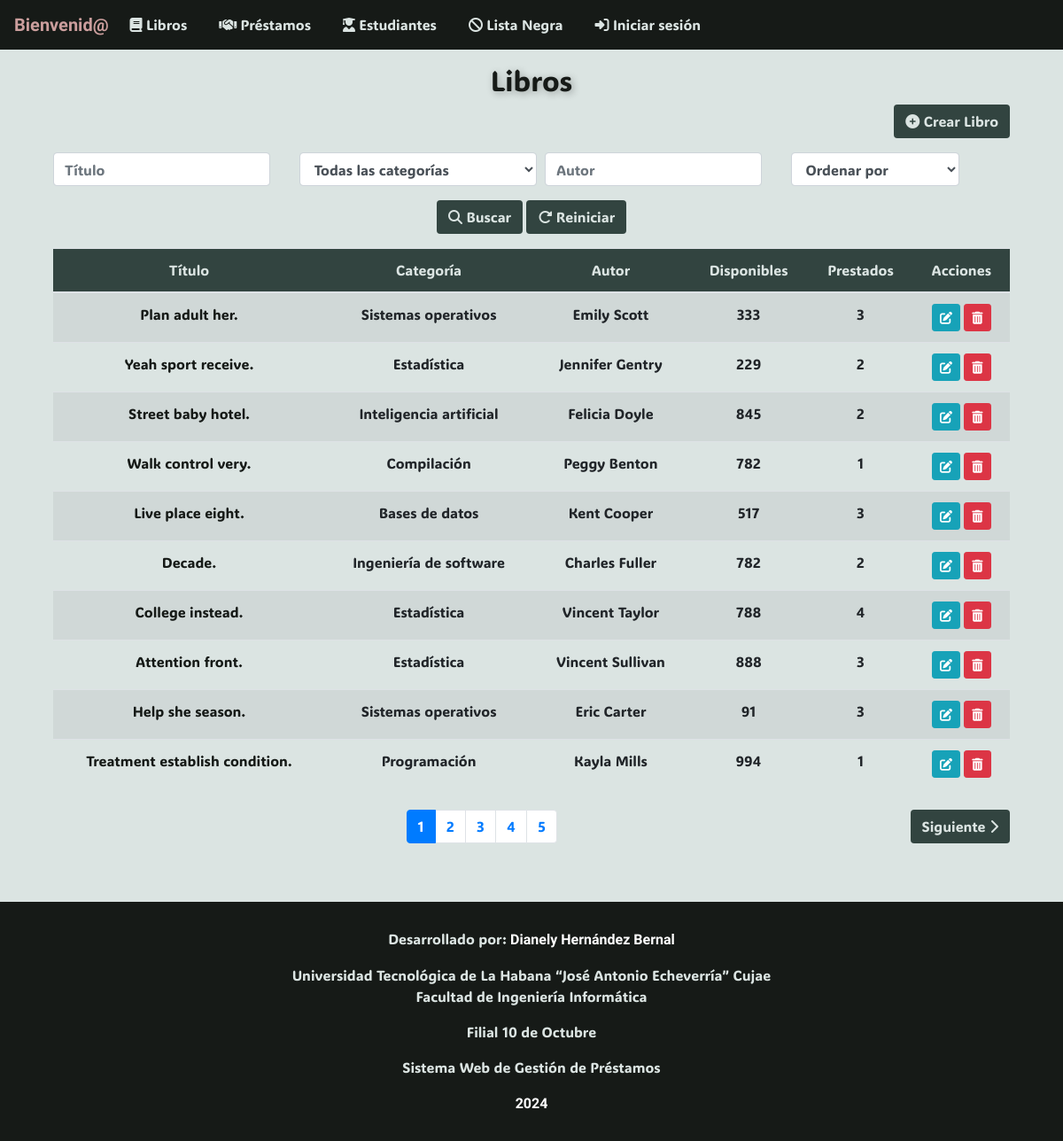
The app's page /, older data.
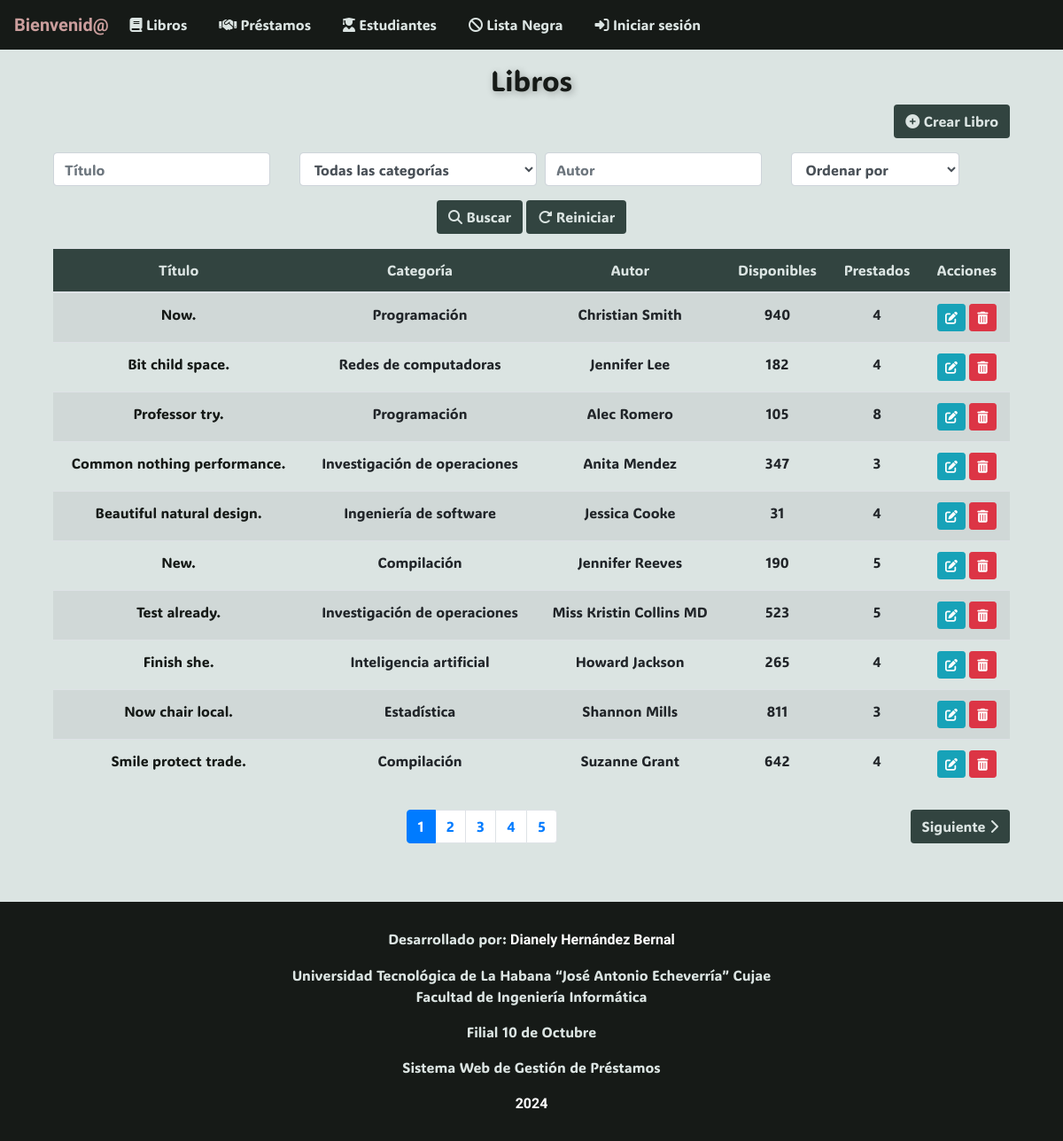
The same page, newer data.
### app/models.py (models this page shows, shortened)
class Libro(models.Model):
    titulo = models.CharField(max_length=30)
    categoria = models.CharField(max_length=30, choices=LIBRO_CATEGORIA)
    cantidad_disponible = models.IntegerField()
    cantidad_prestada = models.IntegerField()
    autor = models.CharField(max_length=30)
    editorial = models.CharField(max_length=30)
    descripcion = models.TextField()

### app/views.py (the view)
# urls.py: path("", LibroListView.as_view(), name="index"),
class LibroListView(ListView):
    model = Libro
    template_name = "libro_list.html"
    context_object_name = "libros"
    def get_queryset(self):
        queryset = Libro.objects.all()
        titulo = self.request.GET.get("buscar_titulo", "")
        if titulo:
            queryset = queryset.filter(titulo__icontains=titulo)
        categoria = self.request.GET.get("categoria", "")
        if categoria:
            queryset = queryset.filter(categoria=categoria)
        autor = self.request.GET.get("buscar_autor", "")
        if autor:
            queryset = queryset.filter(autor__icontains=autor)
        orden = self.request.GET.get("ordenar_por", "")
        if orden:
            queryset = queryset.order_by(orden)
        return queryset
    def get_context_data(self, **kwargs):
        context = super().get_context_data(**kwargs)
        libros = self.get_queryset()
        context["cantidad"] = len(libros)
        paginator = Paginator(libros, 10)
        page = self.request.GET.get("page")
        libros = paginator.get_page(page)
        context["libros"] = libros
        context["LIBRO_CATEGORIA"] = LIBRO_CATEGORIA
        return context

### app/templates/app/libro_list.html (shortened to what this page needs)
{% extends 'app/base.html' %}
{% block content %}
<div class="container mt-3">
    <h2 class="text-center display-5" style="animation: pulse 1.5s 1; text-shadow: 2px 2px 8px rgba(0, 0, 0, 0.3);">
        Libros
    </h2>
    <div class="text-right mb-3">
        <a href="{% url 'libro-create' %}" class="btn btn-color">
            <i class="fas fa-plus-circle"></i> Crear Libro
        </a>
    </div>
    <form method="GET" class="form-inline mb-3">
        <div class="row">
            <div class="col-md-3">
                <input type="text" name="buscar_titulo" class="form-control" placeholder="Título" value="{{ request.GET.buscar_titulo }}">
            </div>
            <div class="col-md-3">
                <select name="categoria" class="form-control">
                    <option value="">Todas las categorías</option>
                </select>
            </div>
            <div class="col-md-3">
                <input type="text" name="buscar_autor" class="form-control" placeholder="Autor" value="{{ request.GET.buscar_autor }}">
            </div>
            <div class="col-md-3">
                <select name="ordenar_por" class="form-control">
                    <option value="">Ordenar por</option>
                </select>
            </div>
            <div class="col-md-12 text-center mt-3">
                <button type="submit" class="btn btn-color">
                    <i class="fas fa-search"></i> Buscar
                </button>
                <a href="{% url 'libro-list' %}" class="btn btn-color">
                    <i class="fas fa-redo-alt"></i> Reiniciar
                </a>
            </div>
        </div>
    </form>
    <table class="table table-striped text-center">
        <thead class="secondary-color">
            <tr>
                <th scope="col">Título</th>
                <th scope="col">Categoría</th>
                <th scope="col">Autor</th>
                <th scope="col">Disponibles</th>
                <th scope="col">Prestados</th>
                <th scope="col">Acciones</th>
            </tr>
        </thead>
        <tbody>
            {% for libro in libros %}
            <tr>
                <td><a href="{% url 'libro-detail' libro.id %}">{{ libro.titulo }}</a></td>
                <td>{{ libro.get_categoria_display }}</td>
                <td>{{ libro.autor }}</td>
                <td>{{ libro.cantidad_disponible }}</td>
                <td>{{ libro.cantidad_prestada }}</td>
                <td>
                    <a href="{% url 'libro-update' libro.id %}" class="btn btn-info btn-sm"><i class="fas fa-edit"></i></a>
                    <a href="{% url 'libro-delete' libro.id %}" class="btn btn-danger btn-sm"><i class="fas fa-trash-alt"></i></a>
                </td>
            </tr>
            {% empty %}
            <tr>
                <td colspan="7" class="text-center">No hay libros disponibles.</td>
            </tr>
            {% endfor %}
        </tbody>
    </table>
    <div class="d-flex justify-content-between mt-4">
        <div>
            <nav aria-label="Page navigation">
                <ul class="pagination">
                    {% for num in libros.paginator.page_range %}
                        {% if libros.number == num %}
                            <li class="page-item active">
                                <a class="page-link" href="?page={{ num }}">{{ num }}</a>
                            </li>
                        {% elif num > libros.number|add:'-5' and num < libros.number|add:'5' %}
                            <li class="page-item">
                                <a class="page-link" href="?page={{ num }}">{{ num }}</a>
                            </li>
                        {% endif %}
                    {% endfor %}
                </ul>
            </nav>
        </div>
        <div>
            {% if libros.has_next %}
                <a href="?page={{ libros.next_page_number }}" class="btn btn-color">
                    Siguiente <i class="fas fa-chevron-right"></i>
                </a>
            {% endif %}
        </div>
    </div>
</div>
{% endblock %}

Row changes from the older to the newer data that the page shows:
removed Libro: titulo "Plan adult her.", categoria "Sistemas operativos", autor "Emily Scott", cantidad_disponible "333", cantidad_prestada "3"
removed Libro: titulo "Yeah sport receive.", categoria "Estadística", autor "Jennifer Gentry", cantidad_disponible "229", cantidad_prestada "2"
removed Libro: titulo "Street baby hotel.", categoria "Inteligencia artificial", autor "Felicia Doyle", cantidad_disponible "845", cantidad_prestada "2"
removed Libro: titulo "Walk control very.", categoria "Compilación", autor "Peggy Benton", cantidad_disponible "782", cantidad_prestada "1"
removed Libro: titulo "Live place eight.", categoria "Bases de datos", autor "Kent Cooper", cantidad_disponible "517", cantidad_prestada "3"
removed Libro: titulo "Decade.", categoria "Ingeniería de software", autor "Charles Fuller", cantidad_disponible "782", cantidad_prestada "2"
removed Libro: titulo "College instead.", categoria "Estadística", autor "Vincent Taylor", cantidad_disponible "788", cantidad_prestada "4"
removed Libro: titulo "Attention front.", categoria "Estadística", autor "Vincent Sullivan", cantidad_disponible "888", cantidad_prestada "3"
removed Libro: titulo "Help she season.", categoria "Sistemas operativos", autor "Eric Carter", cantidad_disponible "91", cantidad_prestada "3"
removed Libro: titulo "Treatment establish condition.", categoria "Programación", autor "Kayla Mills", cantidad_disponible "994", cantidad_prestada "1"
added Libro: titulo "Now.", categoria "Programación", autor "Christian Smith", cantidad_disponible "940", cantidad_prestada "4"
added Libro: titulo "Bit child space.", categoria "Redes de computadoras", autor "Jennifer Lee", cantidad_disponible "182", cantidad_prestada "4"
added Libro: titulo "Professor try.", categoria "Programación", autor "Alec Romero", cantidad_disponible "105", cantidad_prestada "8"
added Libro: titulo "Common nothing performance.", categoria "Investigación de operaciones", autor "Anita Mendez", cantidad_disponible "347", cantidad_prestada "3"
added Libro: titulo "Beautiful natural design.", categoria "Ingeniería de software", autor "Jessica Cooke", cantidad_disponible "31", cantidad_prestada "4"
added Libro: titulo "New.", categoria "Compilación", autor "Jennifer Reeves", cantidad_disponible "190", cantidad_prestada "5"
added Libro: titulo "Test already.", categoria "Investigación de operaciones", autor "Miss Kristin Collins MD", cantidad_disponible "523", cantidad_prestada "5"
added Libro: titulo "Finish she.", categoria "Inteligencia artificial", autor "Howard Jackson", cantidad_disponible "265", cantidad_prestada "4"
added Libro: titulo "Now chair local.", categoria "Estadística", autor "Shannon Mills", cantidad_disponible "811", cantidad_prestada "3"
added Libro: titulo "Smile protect trade.", categoria "Compilación", autor "Suzanne Grant", cantidad_disponible "642", cantidad_prestada "4"
